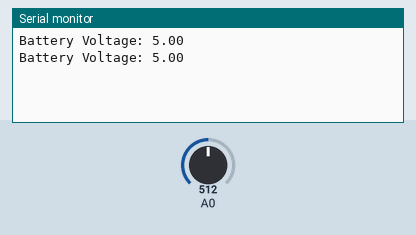
Simulated run of this sketch. Board: Arduino Uno, built with avr-gcc and run on an emulated ATmega328P. Shown: the last lines printed to the serial monitor. The test bench sets the inputs (shaded band); at power-on: A0 = 512.

Above: at 1.8 s.
1.9 s: A0 set to 716
At 2.8 s:
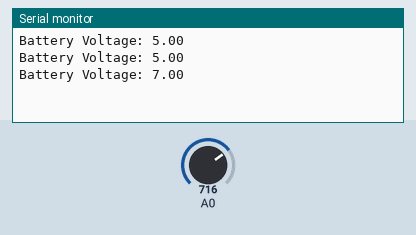
3.4 s: A0 set to 900
At 4.8 s:
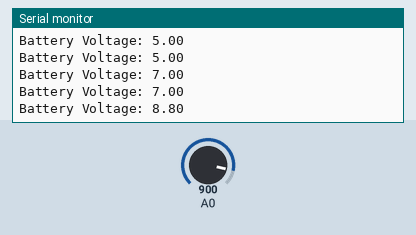
Timing chart, 0 to 6.4 s (numbered marks = the images above; inputs shaded):
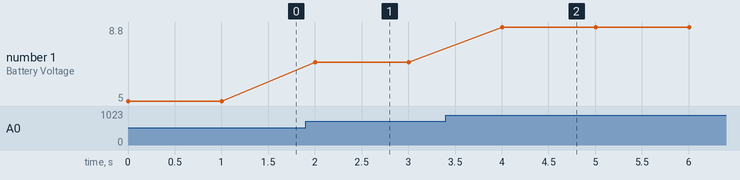

Measured:
- after the input at 1.9 s, the serial monitor: prints a new line after 0.10 s (image 1)
- after the input at 3.4 s, the serial monitor: prints a new line after 0.60 s (image 2)
- plotted number 1: 5 → 7 after the input at 1.9 s, 7 → 8.8 after the input at 3.4 s

The sketch:

05_Battery_Voltage_Meter.ino
```cpp
// Project 05: Battery Voltage Meter

// Resistor values for the voltage divider
float R1 = 10000.0; // 10k Ohm
float R2 = 10000.0; // 10k Ohm

void setup() {
  // Initialize serial communication to display readings
  Serial.begin(9600);
}

void loop() {
  // Read the analog value from pin A0 (0-1023)
  int sensorValue = analogRead(A0);

  // Convert the analog reading to a voltage (0-5V)
  float voltage_in = (sensorValue * 5.0) / 1023.0;

  // Calculate the original battery voltage using the divider formula
  float battery_voltage = voltage_in * (R1 + R2) / R2;

  // Print the voltage to the Serial Monitor
  Serial.print("Battery Voltage: ");
  Serial.println(battery_voltage);

  delay(1000); // Wait a second before the next reading
}
```
